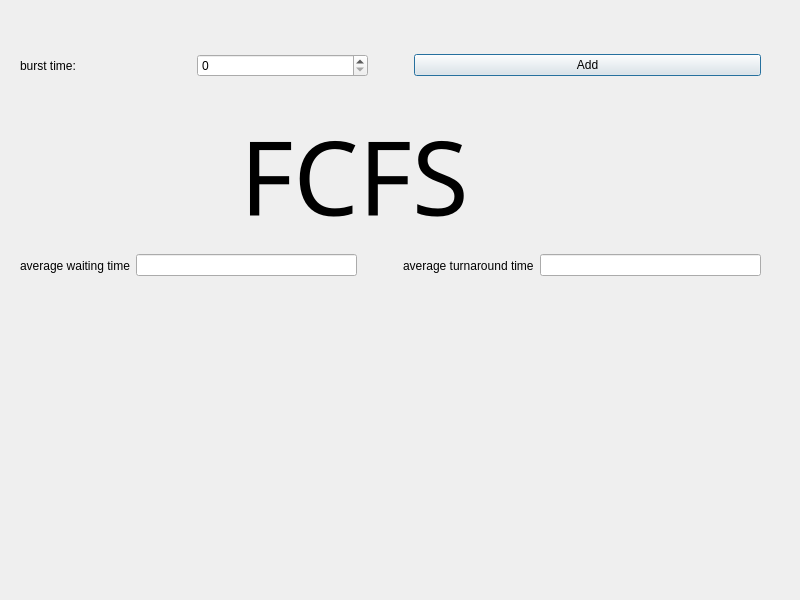
<?xml version="1.0" encoding="UTF-8"?>
<ui version="4.0">
 <class>fcfs</class>
 <widget class="QDialog" name="fcfs">
  <property name="geometry">
   <rect>
    <x>0</x>
    <y>0</y>
    <width>800</width>
    <height>600</height>
   </rect>
  </property>
  <property name="windowTitle">
   <string>Dialog</string>
  </property>
  <widget class="QWidget" name="layoutWidget">
   <property name="geometry">
    <rect>
     <x>20</x>
     <y>20</y>
     <width>741</width>
     <height>91</height>
    </rect>
   </property>
   <layout class="QHBoxLayout" name="horizontalLayout_2">
    <item>
     <layout class="QHBoxLayout" name="horizontalLayout">
      <item>
       <widget class="QLabel" name="label">
        <property name="text">
         <string>burst time:</string>
        </property>
       </widget>
      </item>
      <item>
       <widget class="QSpinBox" name="spinBox"/>
      </item>
     </layout>
    </item>
    <item>
     <spacer name="horizontalSpacer">
      <property name="orientation">
       <enum>Qt::Horizontal</enum>
      </property>
      <property name="sizeType">
       <enum>QSizePolicy::Minimum</enum>
      </property>
      <property name="sizeHint" stdset="0">
       <size>
        <width>40</width>
        <height>20</height>
       </size>
      </property>
     </spacer>
    </item>
    <item>
     <widget class="QPushButton" name="pushButton">
      <property name="text">
       <string>Add</string>
      </property>
     </widget>
    </item>
   </layout>
  </widget>
  <widget class="QLabel" name="label_4">
   <property name="geometry">
    <rect>
     <x>240</x>
     <y>100</y>
     <width>751</width>
     <height>151</height>
    </rect>
   </property>
   <property name="font">
    <font>
     <family>Impact</family>
     <pointsize>77</pointsize>
    </font>
   </property>
   <property name="text">
    <string>FCFS</string>
   </property>
  </widget>
  <widget class="QWidget" name="">
   <property name="geometry">
    <rect>
     <x>20</x>
     <y>250</y>
     <width>741</width>
     <height>31</height>
    </rect>
   </property>
   <layout class="QHBoxLayout" name="horizontalLayout_3">
    <item>
     <widget class="QLabel" name="label_2">
      <property name="text">
       <string>average waiting time</string>
      </property>
     </widget>
    </item>
    <item>
     <widget class="QLineEdit" name="avgturnt_2"/>
    </item>
    <item>
     <spacer name="horizontalSpacer_2">
      <property name="orientation">
       <enum>Qt::Horizontal</enum>
      </property>
      <property name="sizeType">
       <enum>QSizePolicy::Maximum</enum>
      </property>
      <property name="sizeHint" stdset="0">
       <size>
        <width>40</width>
        <height>20</height>
       </size>
      </property>
     </spacer>
    </item>
    <item>
     <widget class="QLabel" name="label_5">
      <property name="text">
       <string>average turnaround time</string>
      </property>
     </widget>
    </item>
    <item>
     <widget class="QLineEdit" name="avgturnt"/>
    </item>
   </layout>
  </widget>
 </widget>
 <resources/>
 <connections/>
</ui>
